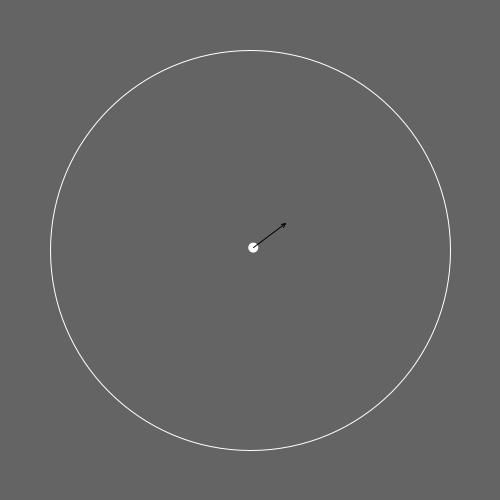
Frame 1 (no input)
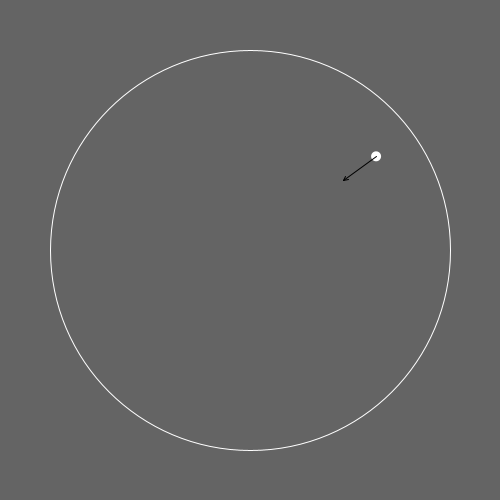
Frame 60 (the mouse pressed at the canvas centre just before this capture)
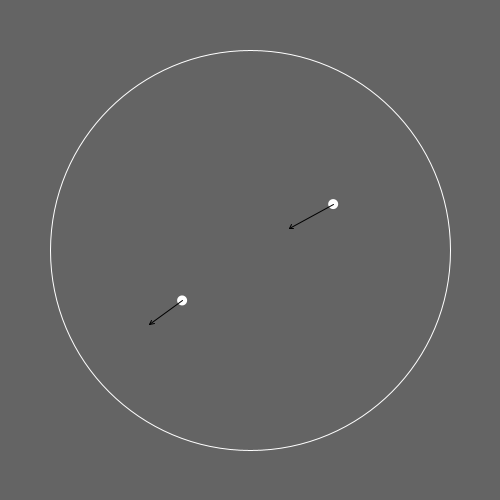
Frame 120 (the mouse held since frame 60 and released just before this capture)

The Processing sketch that drew these frames (run headless with seeded random() and noise(); from frame 60 on, the mouse is pressed at the canvas centre):

// Processing sketch: circle_in_circle
// ── circle_in_circle.pde
ArrayList colliz = new ArrayList();
boolean showVectors = true;
int xOrigin, yOrigin, diameter, cRadius;
PVector center;

void setup() {
  size(500, 500);
  smooth();

  xOrigin = width/2;
  yOrigin = height/2;
  diameter = width-100;
  cRadius = diameter/2;
  
  center = new PVector(xOrigin, yOrigin);
  
  for (int i = 0; i < 1; i++) {
    colliz.add(new Circ(new PVector(random(5), random(-5, 5)), new PVector(width/2, height/2)));
  }
}

void draw() {
  background(100);
  noFill();
  stroke(255);
  ellipse(250, 250, diameter, diameter);

  for (int i = 0; i < colliz.size(); i++) {
    Circ test = (Circ) colliz.get(i);
    test.go();
    for (int j = 0; j < colliz.size(); j++) {
      Circ collide = (Circ) colliz.get(j);
      test.collideEqualMass(collide);
    }
  }
}

void mousePressed() {
  //showVectors = !showVectors;
  colliz.add(new Circ(new PVector(random(5), random(-5, 5)), new PVector(mouseX, mouseY)));
}

class Circ {
  PVector loc;
  PVector vel;
  float bounce = 1.0;
  float r = 5;
  boolean colliding = false;
  boolean isIn = true;
  PVector ploc;

  Circ(PVector v, PVector l) {
    vel = v.get();
    loc = l.get();
  }

  // Main method to operate object
  void go() {
    update();
    borders();
    render();
  }

  // Method to update location
  void update() {
    ploc = loc;
    vel.limit(5);
    loc.add(vel);
  }

  void borders() {
    //    TEST TO SEE IF A CIRCLE CAN BE USED AS THE BOUNDRY
    //    
    if (loc.dist(center) >= cRadius) {
      float a = PVector.angleBetween(loc, center);
      ploc.sub(vel);
      
      vel.y *= -bounce;
      vel.x *= -bounce;

      //loc.x = ploc.x*.99;
      //loc.y = ploc.y*.99;

      //loc.limit(diameter);
      
      loc.x = ploc.x;
      loc.y = ploc.y;
    }
    //inside();
    //    if (isIn == false){
    //      vel.y *= -bounce;
    //      vel.x *= -bounce;
    //      
    //      loc.x = ploc.x;
    //      loc.y = ploc.y;
    //    }

    //    THIS IS FOR USING THE SCREEN AS BOUNDRY   
    //    if (loc.y > height) {
    //      vel.y *= -bounce;
    //      loc.y = height;
    //    } 
    //    else if (loc.y < 0) {
    //      vel.y *= -bounce;
    //      loc.y = 0;
    //    } 
    //    if (loc.x > width) {
    //      vel.x *= -bounce;
    //      loc.x = width;
    //    }  
    //    else if (loc.x < 0) {
    //      vel.x *= -bounce;
    //      loc.x = 0;
    //    }
  }  

  void inside() {
    if ((sq(loc.x - xOrigin) + sq(loc.y - yOrigin)) <= sq(cRadius)) {
      isIn = true;
    } 
    else { 
      isIn = false;
    }
  }
  // Method to display
  void render() {
    ellipseMode(CENTER);
    noStroke();
    fill(255);
    ellipse(loc.x, loc.y, r*2, r*2);
    if (showVectors) {
      drawVector(vel, loc, 10);
    }
  }

  void collideEqualMass(Circ t) {
    float d = PVector.dist(loc, t.loc);
    float sumR = r + t.r;
    // Are they colliding?
    if (!colliding && d <= (sumR+1) ) {
      // Yes, make new velocities!
      colliding = true;
      // Direction of one object another
      PVector n = PVector.sub(t.loc, loc);
      n.normalize();

      // Difference of velocities so that we think of one object as stationary
      PVector u = PVector.sub(vel, t.vel);

      // Separate out components -- one in direction of normal
      PVector un = componentVector(u, n);
      // Other component
      u.sub(un);
      // These are the new velocities plus the velocity of the object we consider as stastionary
      vel = PVector.add(u, t.vel);
      t.vel = PVector.add(un, t.vel);
    } 
    else if (d > sumR) {
      colliding = false;
    }
  }
}

PVector componentVector (PVector vector, PVector directionVector) {
  //--! ARGUMENTS: vector, directionVector (2D vectors)
  //--! RETURNS: the component vector of vector in the direction directionVector
  //-- normalize directionVector
  directionVector.normalize();
  directionVector.mult(vector.dot(directionVector));
  return directionVector;
}

void drawVector(PVector v, PVector loc, float scayl) {
  pushMatrix();
  float arrowsize = 4;
  // Translate to location to render vector
  translate(loc.x,loc.y);
  stroke(0);
  // Call vector heading function to get direction (note that pointing up is a heading of 0) and rotate
  rotate(v.heading2D());
  // Calculate length of vector & scale it to be bigger or smaller if necessary
  float len = v.mag()*scayl;
  // Draw three lines to make an arrow (draw pointing up since we've rotate to the proper direction)
  line(0,0,len,0);
  line(len,0,len-arrowsize,+arrowsize/2);
  line(len,0,len-arrowsize,-arrowsize/2);
  popMatrix();
}


//void mousePressed() {
//  showVectors = !showVectors;
//}
